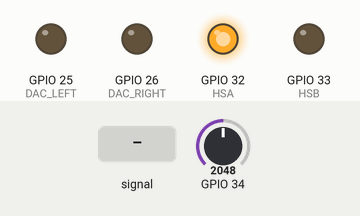
Simulated run of this sketch. Board: ESP32. Shown: output pins drawn as LEDs (lit = HIGH). Inputs (shaded band) come from the test bench; at power-on: GPIO 34 = 2048. What the sketch prints to the serial monitor is not drawn.

Above: at 0.7 s.
At 1.7 s:
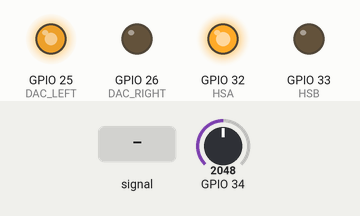
1.8 s: GPIO 34 fed a 200 Hz sine of ±1842 counts around its level
At 3.0 s:
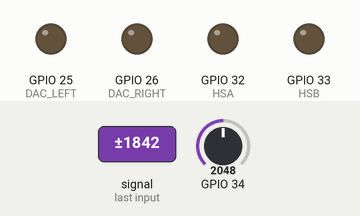
Timing chart, 0 to 4.8 s (numbered marks = the images above; inputs shaded):
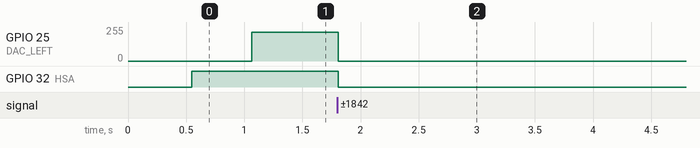

The sketch:

basic_code.ino
```cpp
#include <WiFi.h>   // only used to switch the radio OFF (cuts DAC noise)

// ─────────────── PIN MAP (match your wiring) ───────────────
#define LEFT  0
#define RIGHT 1

const int DAC_LEFT  = 25;  // GPIO25/DAC1 -> Q4 base (sink on B). Pairs with HSA/Q1.
const int DAC_RIGHT = 26;  // GPIO26/DAC2 -> Q3 base (sink on A). Pairs with HSB/Q2.
const int HSA       = 32;  // -> Q5 -> high-side PNP Q1 (node A)
const int HSB       = 33;  // -> Q6 -> high-side PNP Q2 (node B)
const int SENSE     = 34;  // ADC input, wired to the TOP of Re (input-only pin)

// LEFT/RIGHT are just labels — confirm on a person which one leans which way,
// then rename if you like. LEFT drives HSA+DAC25, RIGHT drives HSB+DAC26.

// ─────────────── CALIBRATION FOR ~2.0 mA ───────────────
const int DAC_TARGET_LEFT   = 215;   // ~2.0 mA left target
const int DAC_TARGET_RIGHT  = 200;   // ~2.0 mA right target
const int DAC_HARD_MAX      = 225;   // clamp to avoid heavy base saturation

// ─────────────── SAFETY MONITOR ───────────────
const bool  USE_MONITOR     = true;
const float RE_OHMS         = 1000.0;
const float I_LIMIT_MA      = 2.50;   // 2.5 mA par abort threshold
const float I_LOW_MA        = 0.90;   // warn agar contact loose ho

// ─────────────── FAST WOBBLE TIMING (1 Hz Alternating) ───────────────
const int RAMP_UP_MS   = 100;   // 100ms me full attack (fast edge)
const int HOLD_MS      = 400;   // Sirf 400ms hold (ek side)
const int RAMP_DOWN_MS = 100;   // 100ms ramp down
const int DEADTIME_MS  = 50;    // 50ms safe shoot-through gap

// Total half-cycle = 100 + 400 + 100 + 50 = 650 ms (~0.8 Hz frequency)

// ──────────────────────────────────────────────────────────
int  clampDac(int v)        { return constrain(v, 0, DAC_HARD_MAX); }
int  dacPin(int dir)        { return (dir == LEFT) ? DAC_LEFT : DAC_RIGHT; }
int  targetDac(int dir)     { return (dir == LEFT) ? DAC_TARGET_LEFT : DAC_TARGET_RIGHT; }

void allOff() {
  dacWrite(DAC_LEFT, 0);
  dacWrite(DAC_RIGHT, 0);
  digitalWrite(HSA, LOW);
  digitalWrite(HSB, LOW);
}

float readCurrentmA() {
  if (!USE_MONITOR) return -1.0;
  uint32_t totalMv = 0;
  const int samples = 8;
  for (int i = 0; i < samples; i++) {
    totalMv += analogReadMilliVolts(SENSE);
    delayMicroseconds(50);
  }
  float avgMv = (float)totalMv / samples;
  return avgMv / RE_OHMS; // I(mA) = mV / Re(Ω)
}

void emergencyStop(float mA) {
  allOff();
  Serial.print("!! OVER-CURRENT ");
  Serial.print(mA, 2);
  Serial.println(" mA — HALTED. Press reset to restart.");
  while (true) { allOff(); delay(1000); }   // stay safe until reset
}

void guardCurrent() {
  if (!USE_MONITOR) return;
  float mA = readCurrentmA();
  if (mA > I_LIMIT_MA) emergencyStop(mA);
}

// Bring up ONE direction from a fully-off state (DAC still 0 while HS closes)
void enableDirection(int dir) {
  allOff();                        // both high-sides open, both DACs 0
  delay(DEADTIME_MS);              // guaranteed zero-current gap
  digitalWrite(dir == LEFT ? HSA : HSB, HIGH);
  delay(20);                       // let the high-side settle
}

// Smoothly move the ACTIVE direction's DAC from -> to
void ramp(int dir, int fromDac, int toDac, int ms) {
  int steps = abs(toDac - fromDac);
  if (steps == 0) { dacWrite(dacPin(dir), clampDac(toDac)); return; }
  int stepDelay = max(1, ms / steps);
  int inc = (toDac > fromDac) ? 1 : -1;
  for (int v = fromDac; v != toDac; v += inc) {
    dacWrite(dacPin(dir), clampDac(v));
    guardCurrent();                // check every step
    delay(stepDelay);
  }
  dacWrite(dacPin(dir), clampDac(toDac));
  guardCurrent();
}

// Hold at full while monitoring + reporting
void hold(int dir, int ms) {
  unsigned long t0 = millis(), lastPrint = 0;
  while (millis() - t0 < ms) {
    guardCurrent();
    if (millis() - lastPrint > 1000) {
      lastPrint = millis();
      float mA = readCurrentmA();
      Serial.print(dir == LEFT ? "LEFT  hold " : "RIGHT hold ");
      if (USE_MONITOR) {
        Serial.print(mA, 2); Serial.print(" mA");
        if (mA < I_LOW_MA) Serial.print("  <-- low: check electrode contact / impedance");
        Serial.println();
      } else Serial.println("(monitor off)");
    }
    delay(50);
  }
}

void cycleDirection(int dir) {
  Serial.println(dir == LEFT ? "== LEFT ==" : "== RIGHT ==");
  enableDirection(dir);                       // safe start, correct high-side on
  ramp(dir, 0, targetDac(dir), RAMP_UP_MS);   // 0 -> full, slowly
  hold(dir, HOLD_MS);                         // dwell at 1.5 mA
  ramp(dir, targetDac(dir), 0, RAMP_DOWN_MS); // full -> 0, slowly
  allOff();                                   // open the high-side
}

void setup() {
  Serial.begin(115200);
  WiFi.mode(WIFI_OFF);            // quiet the 3.3 V rail so the DAC is steady
  btStop();                      // (remove this line if it won't compile)
  pinMode(HSA, OUTPUT);
  pinMode(HSB, OUTPUT);
  allOff();                      // ALWAYS start in the safe state
  if (USE_MONITOR) analogSetPinAttenuation(SENSE, ADC_11db);  // read up to ~3 V
  delay(500);
  Serial.println("GVS bridge ready. Starting slow left/right cycle.");
}

void loop() {
  cycleDirection(LEFT);
  cycleDirection(RIGHT);
}
```

Measured:
- after the input at 1.8 s, GPIO 26 (DAC_RIGHT): stays LOW (without the input it goes to HIGH after 0.70 s); GPIO 33 (HSB): stays LOW (without the input it goes to HIGH after 0.22 s)
